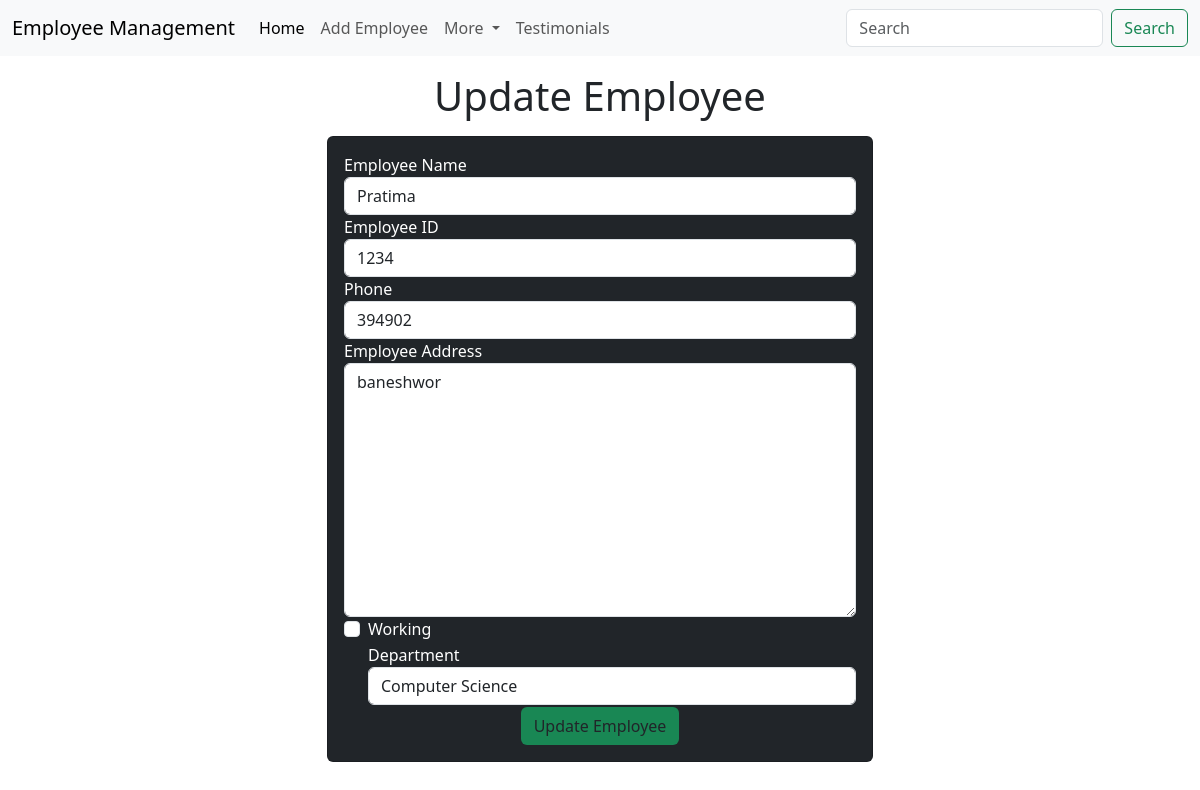
The app's page /emp/update-emp/4 with its own data.
### emp/models.py (models this page shows, shortened)
class Employee(models.Model):
    name = models.CharField(max_length=200)
    emp_id = models.CharField(max_length=200)
    phone = models.CharField(max_length=10)
    address = models.CharField(max_length=150)
    working = models.BooleanField(default=True)
    department = models.CharField(max_length=20)

### emp/views.py (the view)
# urls.py: path('update-emp/<int:emp_id>', update_emp),
def update_emp(request, emp_id):
    emp = Employee.objects.get(pk=emp_id)
    return render(request, "emp/update_emp.html", {
        'emp':emp
    })

### templates/emp/update_emp.html (shortened to what this page needs)
<!doctype html>
<html lang="en">
  <head>
    <link href="https://cdn.jsdelivr.net/npm/bootstrap@5.3.3/dist/css/bootstrap.min.css" rel="stylesheet">
  </head>
  <body>
    {% include 'emp/navbar.html' %}
    <h1 class="text-center my-3">Update Employee </h1>
    <div class="container">
        <div class="row">
            <div class="col-md-6 offset-md-3">
                <div class="card bg-dark text-white">
                    <div class="card-body">
                        <form action="/emp/do-update-emp/{{emp.id}}" method="POST">
                            <div class="md-3">
                                <label for="name">Employee Name</label>
                                <input type="text" class="form-control" placeholder="Enter employee name" name="emp_name" value="{{emp.name}}">
                            </div>
                            <div class="md-3">
                                <label for="id">Employee ID</label>
                                <input id="id" type="text" class="form-control" placeholder="Enter employee id" name="emp_id" value="{{emp.emp_id}}">
                            </div>
                            <div class="md-3">
                                <label for="phone">Phone</label>
                                <input id="phone" type="text" class="form-control" placeholder="Enter phone number" name="emp_phone" value="{{emp.phone}}">
                            </div>
                            <div class="md-3">
                                <label for="address">Employee Address</label>
                                <textarea id="address" name="emp_address" rows="10" class="form-control" >{{emp.address}}</textarea>
                            </div>
                            <div class="md-3 form-check">
                                <label for="working"> Working</label>
                                <input id="working" type="checkbox" class="form-check-input" name="emp_working" {% if emp.working %} checked {% endif %}>
                            </div>
                            <div class="md-3 form-check">
                                <label for="department"> Department</label>
                                <select name="emp_department" id="department" class="form-control" value="{{emp.department}}">
                                    <option value="CSE">Computer Science</option>
                                </select>
                            </div>
                            <div class="container text-center">
                                <button class="btn bg-success">Update Employee</button>
                            </div>
                        </form>
                    </div>
                </div>
            </div>
        </div>
    </div>
  </body>
</html>

### records on screen
Employee: emp_name "Pratima", emp_id "1234", emp_phone "394902", emp_address "baneshwor", emp_department "Computer Science"
